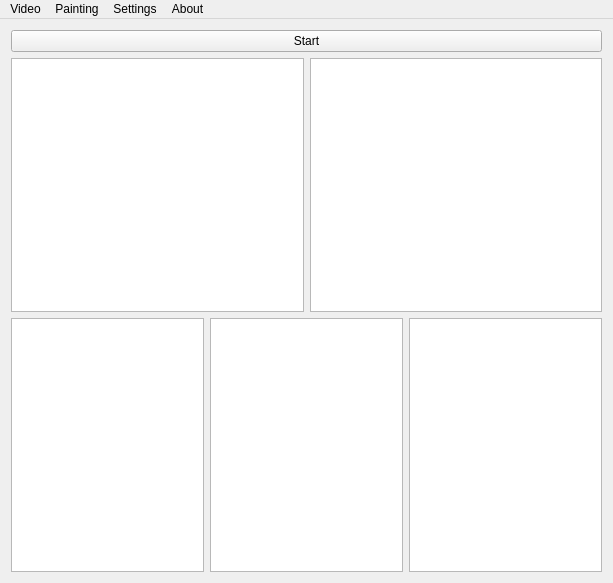
<?xml version="1.0" encoding="UTF-8"?>
<ui version="4.0">
 <class>MainWindow</class>
 <widget class="QMainWindow" name="MainWindow">
  <property name="geometry">
   <rect>
    <x>0</x>
    <y>0</y>
    <width>613</width>
    <height>583</height>
   </rect>
  </property>
  <property name="windowTitle">
   <string>Video Processor</string>
  </property>
  <widget class="QWidget" name="centralWidget">
   <layout class="QGridLayout" name="gridLayout">
    <item row="1" column="0" rowspan="2">
     <layout class="QVBoxLayout" name="verticalLayout">
      <item>
       <layout class="QHBoxLayout" name="horizontalLayout_2">
        <item>
         <widget class="QGraphicsView" name="graphicsView_2">
          <property name="autoFillBackground">
           <bool>false</bool>
          </property>
          <property name="backgroundBrush">
           <brush brushstyle="SolidPattern">
            <color alpha="255">
             <red>65</red>
             <green>65</green>
             <blue>65</blue>
            </color>
           </brush>
          </property>
         </widget>
        </item>
        <item>
         <widget class="QGraphicsView" name="graphicsView"/>
        </item>
       </layout>
      </item>
      <item>
       <layout class="QHBoxLayout" name="horizontalLayout_3">
        <item>
         <widget class="QGraphicsView" name="graphicsView_3"/>
        </item>
        <item>
         <widget class="QGraphicsView" name="graphicsView_4"/>
        </item>
        <item>
         <widget class="QGraphicsView" name="graphicsView_5"/>
        </item>
       </layout>
      </item>
     </layout>
    </item>
    <item row="0" column="0">
     <layout class="QHBoxLayout" name="horizontalLayout">
      <item>
       <widget class="QPushButton" name="startBtn">
        <property name="text">
         <string>Start</string>
        </property>
       </widget>
      </item>
     </layout>
    </item>
   </layout>
  </widget>
  <widget class="QMenuBar" name="menuBar">
   <property name="geometry">
    <rect>
     <x>0</x>
     <y>0</y>
     <width>613</width>
     <height>21</height>
    </rect>
   </property>
   <widget class="QMenu" name="menuVideo">
    <property name="title">
     <string>Video</string>
    </property>
    <addaction name="actionStart"/>
    <addaction name="actionStop"/>
   </widget>
   <widget class="QMenu" name="menuSettings">
    <property name="title">
     <string>Settings</string>
    </property>
    <addaction name="actionGreen_Mask"/>
    <addaction name="actionBlue_Mask"/>
    <addaction name="actionRed_Mask"/>
    <addaction name="separator"/>
    <addaction name="separator"/>
    <addaction name="actionMorph"/>
   </widget>
   <widget class="QMenu" name="menuAbout">
    <property name="title">
     <string>About</string>
    </property>
   </widget>
   <widget class="QMenu" name="menuPainting">
    <property name="title">
     <string>Painting</string>
    </property>
    <addaction name="actionStart_Stop"/>
    <addaction name="actionStart_Painting"/>
    <addaction name="separator"/>
    <addaction name="actionBrush_Size_1"/>
    <addaction name="actionBrush_Size_3"/>
    <addaction name="actionBrush_Size_10"/>
    <addaction name="separator"/>
    <addaction name="actionEraser_Size_6"/>
    <addaction name="actionEraser_Size_10"/>
    <addaction name="actionEraser_Size_15"/>
   </widget>
   <addaction name="menuVideo"/>
   <addaction name="menuPainting"/>
   <addaction name="menuSettings"/>
   <addaction name="menuAbout"/>
  </widget>
  <action name="actionStart">
   <property name="text">
    <string>Start</string>
   </property>
  </action>
  <action name="actionStop">
   <property name="text">
    <string>Stop</string>
   </property>
  </action>
  <action name="actionColor_Detection">
   <property name="text">
    <string>Blue Mask</string>
   </property>
  </action>
  <action name="actionStart_Painting">
   <property name="text">
    <string>New Paint</string>
   </property>
  </action>
  <action name="actionGreen_Mask">
   <property name="text">
    <string>Green Mask</string>
   </property>
  </action>
  <action name="actionBlue_Mask">
   <property name="text">
    <string>Blue Mask</string>
   </property>
  </action>
  <action name="actionRed_Mask">
   <property name="text">
    <string>Red Mask</string>
   </property>
  </action>
  <action name="actionMorph">
   <property name="text">
    <string>Morph</string>
   </property>
  </action>
  <action name="actionBrush_Size_1">
   <property name="text">
    <string>Brush Size 1%</string>
   </property>
  </action>
  <action name="actionBrush_Size_3">
   <property name="text">
    <string>Brush Size 3%</string>
   </property>
  </action>
  <action name="actionBrush_Size_10">
   <property name="text">
    <string>Brush Size 10%</string>
   </property>
  </action>
  <action name="actionEraser_Size_5">
   <property name="text">
    <string>Eraser Size 5%</string>
   </property>
  </action>
  <action name="actionEraser_Size_6">
   <property name="text">
    <string>Eraser Size 5%</string>
   </property>
  </action>
  <action name="actionEraser_Size_10">
   <property name="text">
    <string>Eraser Size 10%</string>
   </property>
  </action>
  <action name="actionEraser_Size_15">
   <property name="text">
    <string>Eraser Size 15%</string>
   </property>
  </action>
  <action name="actionStart_Stop">
   <property name="text">
    <string>Start / Stop</string>
   </property>
  </action>
 </widget>
 <layoutdefault spacing="6" margin="11"/>
 <resources/>
 <connections/>
</ui>
